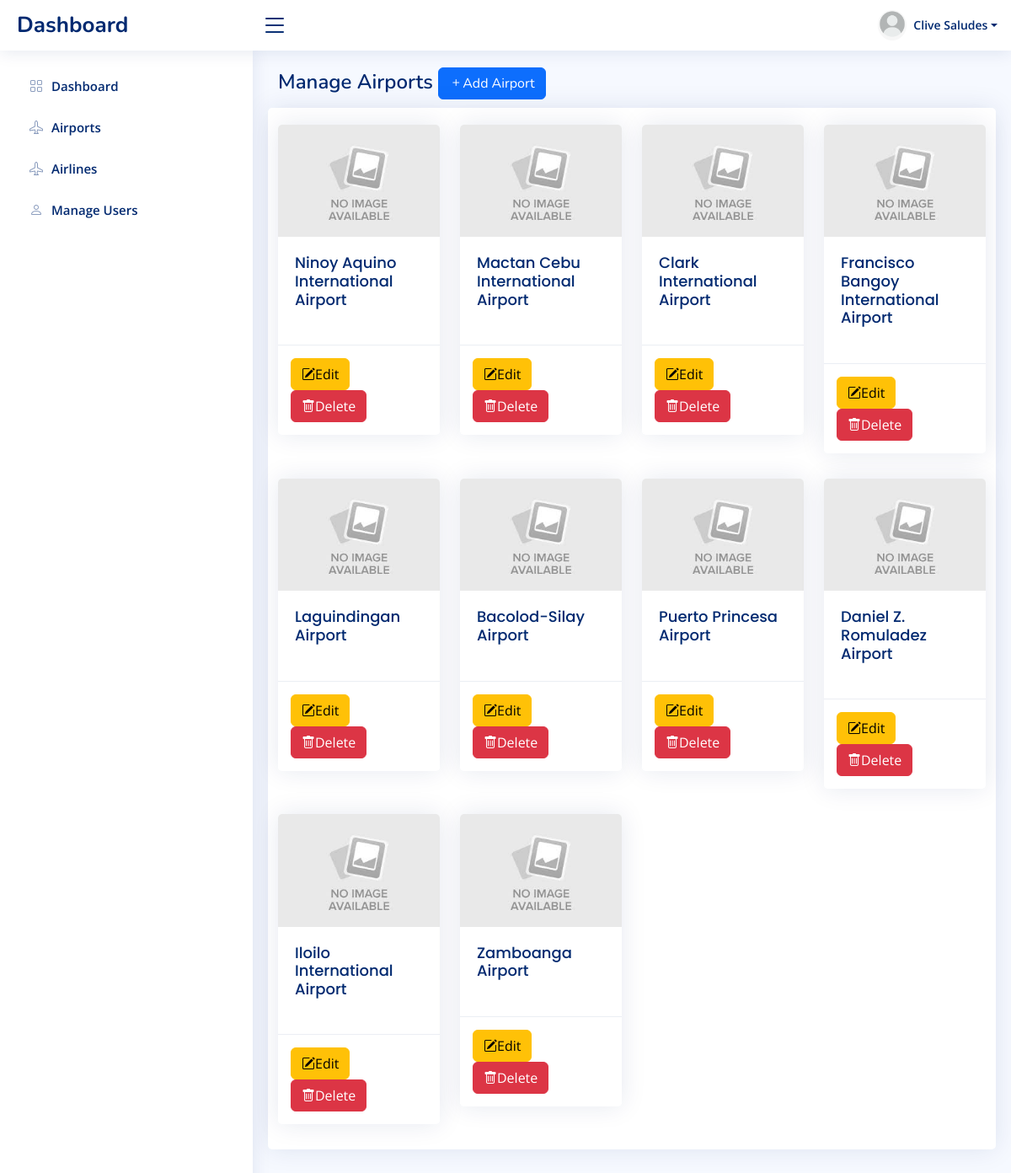
The page /admin/airport.php (signed in) on the database its author committed.
### tables this page shows
CREATE TABLE `users` (
  `user_id` int(11) NOT NULL,
  `name` varchar(255) NOT NULL,
  `address` text NOT NULL,
  `contact` bigint(20) NOT NULL,
  `email` varchar(255) NOT NULL,
  `user_type` varchar(255) NOT NULL,
  `user_img` varchar(255) NOT NULL,
  `account_id` varchar(255) NOT NULL,
  `password` varchar(255) NOT NULL,
  `confirm_password` varchar(255) NOT NULL
);

CREATE TABLE `airports` (
  `airport_id` int(11) NOT NULL,
  `airline_id` int(11) NOT NULL,
  `airport_name` varchar(255) NOT NULL,
  `iata_code` varchar(255) NOT NULL,
  `city` varchar(255) NOT NULL,
  `airport_img` varchar(255) NOT NULL,
  `airport_description` text NOT NULL
);

### admin/includes/session.php (called while the page is built, shortened)
<?php
$id=$_SESSION['user_id'];
?>

### admin/airport.php (the view)
<?php
    include ('includes/header.php');
    include ('includes/navbar.php');
    include ('includes/sidebar.php');
    include ('database/dbcon.php');
?>
<main id="main" class="main">
    <div class="pagetitle">
      <h1>Manage Airports <a href="add_airport.php" class="btn btn-primary"><i class="bi bi-plus"></i>Add Airport</a> </h1>
    </div>
    <section class="section">
      <div class="row align-items-top">
        <div class="card">
          <div class="card-body">
          </div>
          <div class="row">
            <?php
              $airport = mysqli_query($con, "SELECT * FROM airports");
              while($row = mysqli_fetch_array($airport)):
            ?>
            <div class="col-lg-3">
              <div class="card">
                <?php if($row['airport_img'] != null):?>
                  <img src="assets/img/<?php echo $row['airport_img']; ?>" class="card-img-top" alt="...">
                  <?php else:?>
                    <img src="assets/img/no-img.jpg" class="card-img-top" alt="...">
                  <?php endif;?>
                <div class="card-body">
                  <a href="airport_details.php<?php echo '?airport_id='.$row['airport_id'];?>"><h5 class="card-title"><?php echo $row['airport_name'];?></h5></a>
                </div>
                <div class="card-footer">
                  <p class="card-text">
                    <a href="edit_airport.php<?php echo '?airport_id='.$row['airport_id'];?>" class="btn btn-warning"><i class="bi bi-pencil-square"></i>Edit</a>
                    <a href="#" class="btn btn-danger"><i class="bi bi-trash"></i>Delete</a>
                  </p>
                </div>
              </div>
            </div>
            <?php endwhile; ?>
          </div>
        </div>
      </div>
    </section>
  </main>
<?php
    include ('includes/footer.php');
?>

### admin/includes/navbar.php (shortened to what this page needs)
<?php
  include ('database/dbcon.php');
  include ('session.php');
  $user = mysqli_query($con, "SELECT * FROM users WHERE user_id='$id'");
  $row = mysqli_fetch_array($user);
?>
<body>
  <header id="header" class="header fixed-top d-flex align-items-center">
    <div class="d-flex align-items-center justify-content-between">
      <a href="dashboard.php" class="logo d-flex align-items-center">
        <span class="d-none d-lg-block">Dashboard</span>
      </a>
      <i class="bi bi-list toggle-sidebar-btn"></i>
    </div>
    <nav class="header-nav ms-auto">
      <ul class="d-flex align-items-center">
        <li class="nav-item dropdown pe-3">
          <a class="nav-link nav-profile d-flex align-items-center pe-0" href="#" data-bs-toggle="dropdown">
            <img src="assets/img/no-profile.jpg" alt="Profile" class="rounded-circle">
            <span class="d-none d-md-block dropdown-toggle ps-2"><?php echo $row['name']?></span>
          </a>
        </li>
      </ul>
    </nav>
  </header>

### admin/assets/css/style.css (style rules this page uses)
:root { scroll-behavior: smooth; }
body { font-family: "Open Sans", sans-serif; background: #f6f9ff; color: #444444; }
a { color: #4154f1; text-decoration: none; }
h1, h2, h3, h4, h5, h6 { font-family: "Nunito", sans-serif; }
#main { margin-top: 60px; padding: 20px 30px; transition: all 0.3s; }
.pagetitle { margin-bottom: 10px; }
.pagetitle h1 { font-size: 24px; margin-bottom: 0; font-weight: 600; color: #012970; }
.card { margin-bottom: 30px; border: none; border-radius: 5px; box-shadow: 0px 0 30px rgba(1, 41, 112, 0.1); }
.card-header, .card-footer { border-color: #ebeef4; background-color: #fff; color: #798eb3; padding: 15px; }
.card-title { padding: 20px 0 15px 0; font-size: 18px; font-weight: 500; color: #012970; font-family: "Poppins", sans-serif; }
.card-body { padding: 0 20px 20px 20px; }
.logo { line-height: 1; }
@media (min-width: 1200px) { .logo { width: 280px; } }
.logo span { font-size: 26px; font-weight: 700; color: #012970; font-family: "Nunito", sans-serif; }
.header { transition: all 0.5s; z-index: 997; height: 60px; box-shadow: 0px 2px 20px rgba(1, 41, 112, 0.1); background-color: #fff; padding-left: 20px; }
.header .toggle-sidebar-btn { font-size: 32px; padding-left: 10px; cursor: pointer; color: #012970; }
.header-nav ul { list-style: none; }
.header-nav>ul { margin: 0; padding: 0; }
.header-nav .nav-profile { color: #012970; }
.header-nav .nav-profile img { max-height: 36px; }
.header-nav .nav-profile span { font-size: 14px; font-weight: 600; }
@media (min-width: 1200px) { #main, #footer { margin-left: 300px; } }

### rows shown on the page
users: name "Clive Saludes"
airports: airport_name "Ninoy Aquino International Airport"
airports: airport_name "Mactan Cebu International Airport"
airports: airport_name "Clark International Airport"
airports: airport_name "Francisco Bangoy International Airport"
airports: airport_name "Laguindingan Airport"
airports: airport_name "Bacolod-Silay Airport"
airports: airport_name "Puerto Princesa Airport"
airports: airport_name "Daniel Z. Romuladez Airport"
airports: airport_name "Iloilo International Airport"
airports: airport_name "Zamboanga Airport"
